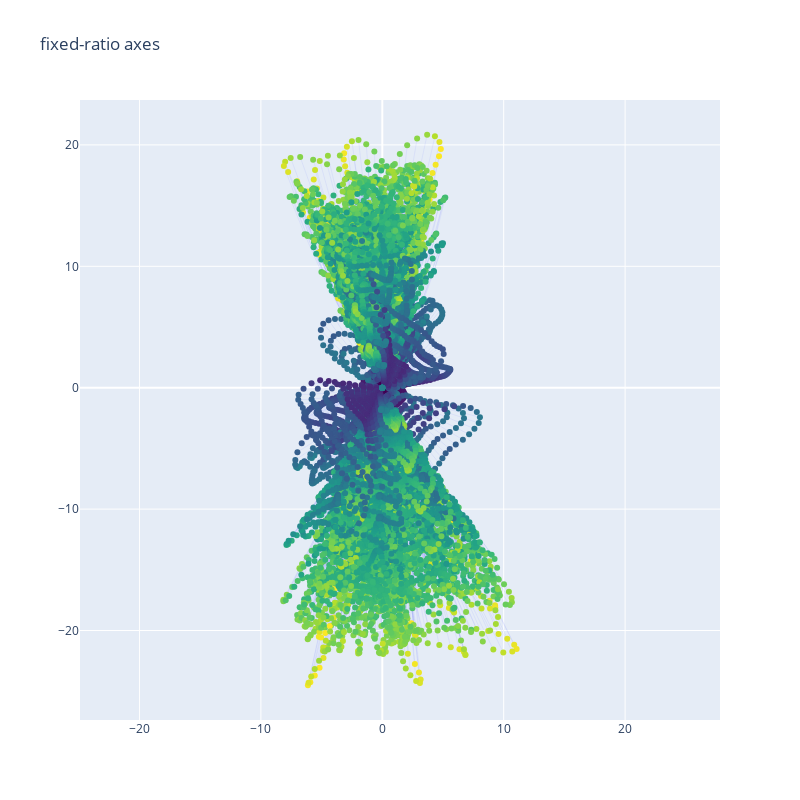

Notebook cell for this chart:
### Code cell
red_x = []
red_y = []
c = []
fig = go.Figure()
for idx, row in df.iterrows():
    _x = [row["root_pos_x_0"],
          row["root_pos_x_1"],
          row["root_pos_x_2"],
          row["root_pos_x_3"],
          row["root_pos_x_4"],
          row["root_pos_x_5"],
          row["root_pos_x_6"],
          row["root_pos_x_7"],
          row["root_pos_x_8"],
          row["root_pos_x_9"],
          row["root_pos_x_10"],
          row["root_pos_x_11"]
         ]
    _y = [row["root_pos_y_0"],
          row["root_pos_y_1"],
          row["root_pos_y_2"],
          row["root_pos_y_3"],
          row["root_pos_y_4"],
          row["root_pos_y_5"],
          row["root_pos_y_6"],
          row["root_pos_y_7"],
          row["root_pos_y_8"],
          row["root_pos_y_9"],
          row["root_pos_y_10"],
          row["root_pos_y_11"]
         ]
    
    
    [red_x.append(x) for x in _x]
    [red_y.append(y) for y in _y]
    [c.append(row["root_speed_5"]) for y in _y]
    
    red_x.append(None) # to separate lines, or they will be connected
    red_y.append(None) # for each adjacent row
    c.append(0)
    
    
fig.add_trace(
    go.Scatter(
        x=red_x,
        y=red_y,
        line=dict(
            width=0.1),
        marker=dict(
             color=c, #set color equal to a variable
        colorscale='Viridis', # one of plotly colorscales
        ),
        mode="lines+markers",

    )
)

fig.update_layout(
    width = 800,
    height = 800,
    title = "fixed-ratio axes"
)
fig.update_yaxes(
    scaleanchor = "x",
    scaleratio = 1,
  )

### Figure 1 — Plotly figure (JSON) as saved in the notebook; plotly's stock layout.template omitted (floating-point values rounded to 4 significant figures; data arrays with more than 128 entries replaced by an {"elided": "..."} marker saying what was removed)
{"data": [{"line": {"width": 0.1}, "marker": {"color": {"elided": "26000 float values"}, "colorscale": [[0, "#440154"], [0.1111, "#482878"], [0.2222, "#3e4989"], [0.3333, "#31688e"], [0.4444, "#26828e"], [0.5556, "#1f9e89"], [0.6667, "#35b779"], [0.7778, "#6ece58"], [0.8889, "#b5de2b"], [1, "#fde725"]]}, "mode": "lines+markers", "type": "scatter", "x": {"elided": "26000 float values"}, "y": {"elided": "26000 float values"}}], "layout": {"height": 800, "title": {"text": "fixed-ratio axes"}, "width": 800, "xaxis": {"autorange": true, "domain": [0, 1], "range": [-24.9, 27.82], "type": "linear"}, "yaxis": {"autorange": true, "domain": [0, 1], "range": [-27.37, 23.7], "scaleanchor": "x", "scaleratio": 1, "type": "linear"}}}
